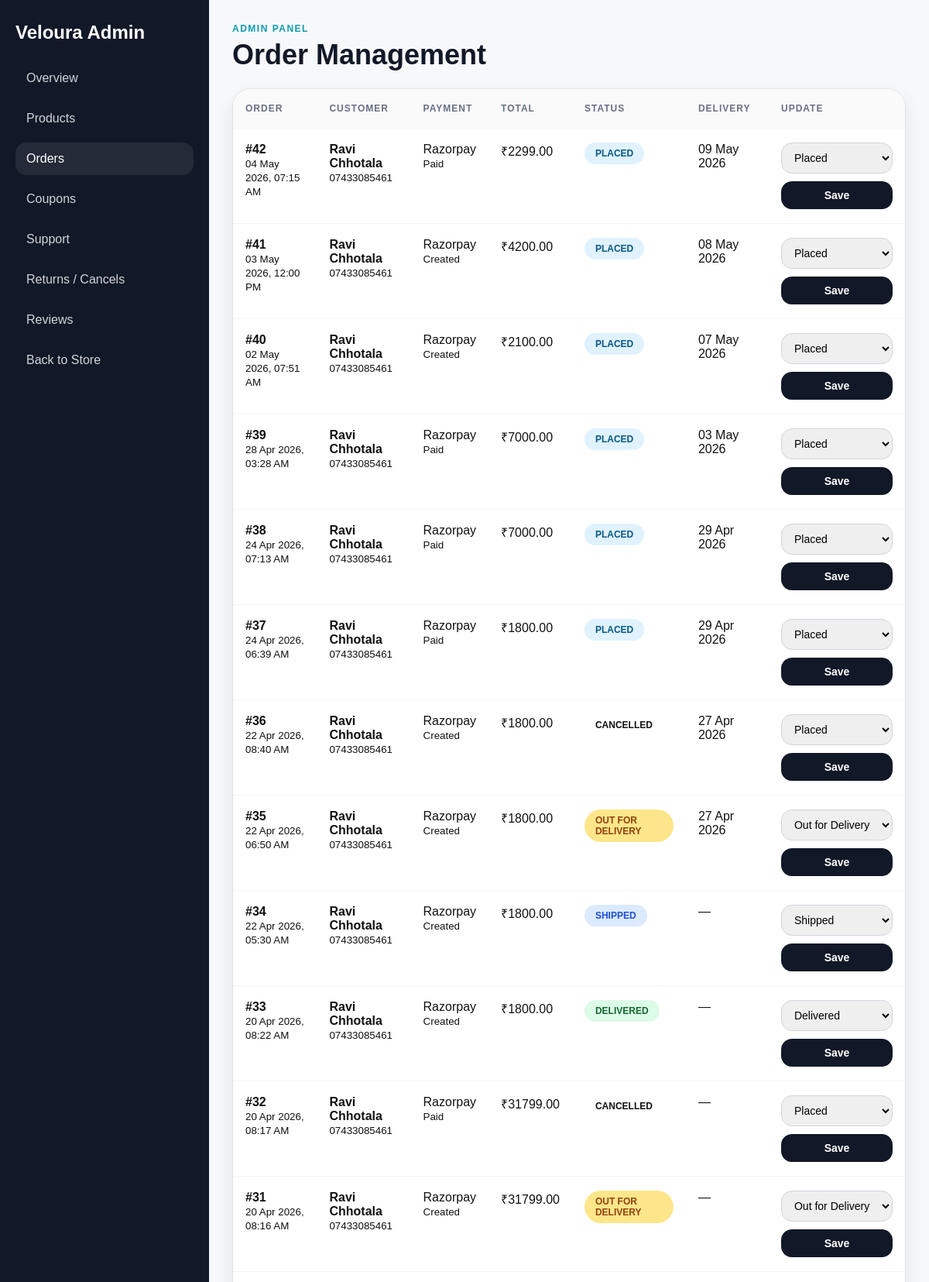
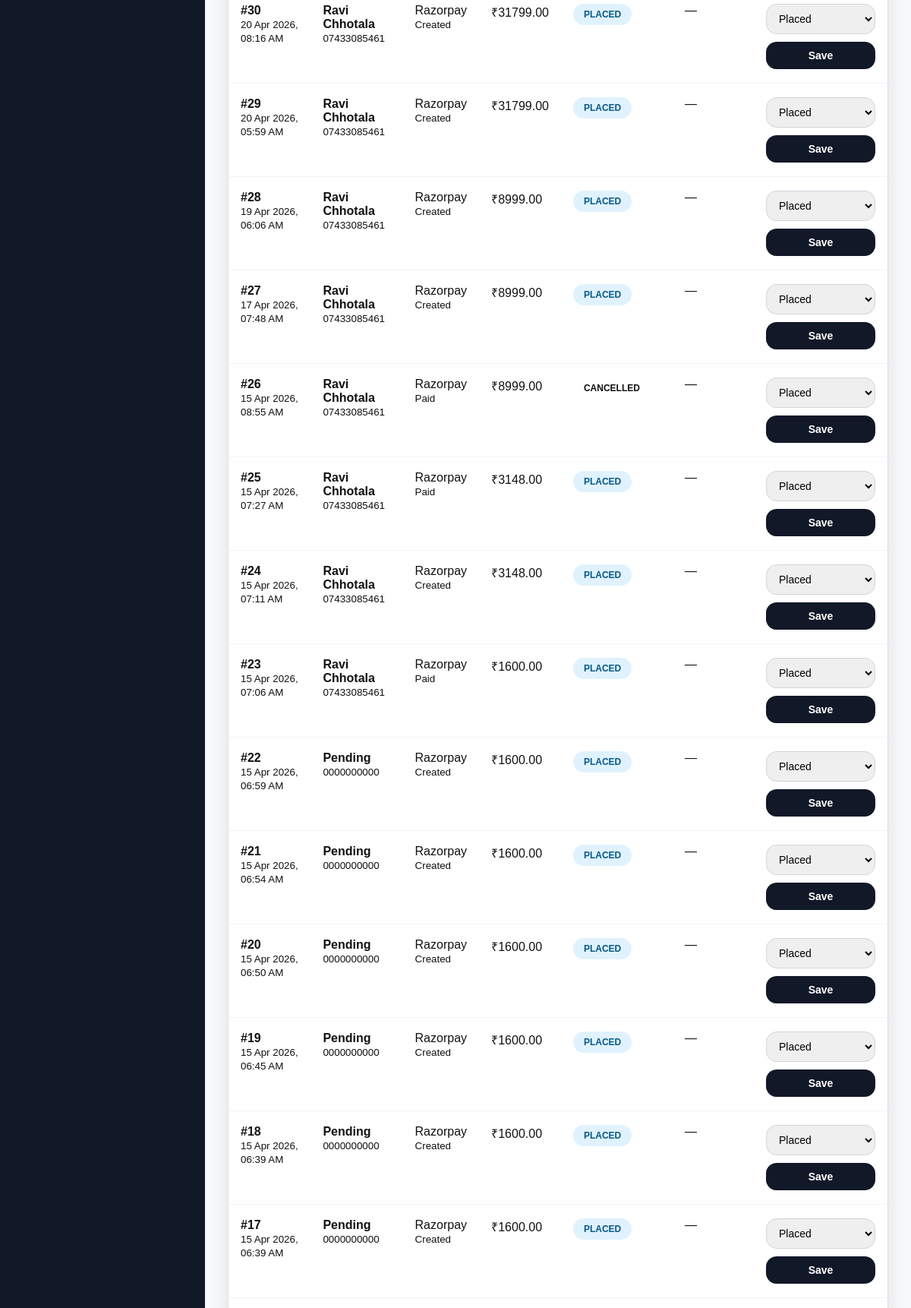
The app's page /dashboard/orders/ (signed in, upper part) with its own data (2 pictures, top to bottom).
### products/models.py (models this page shows, shortened)
class Order(models.Model):
    PAYMENT_PROVIDER_CHOICES = [
        ('razorpay', 'Razorpay'),
        ('stripe', 'Stripe'),
        ('cod', 'Cash on Delivery'),
    ]
    PAYMENT_STATUS_CHOICES = [
        ('pending', 'Pending'),
        ('created', 'Created'),
        ('paid', 'Paid'),
        ('failed', 'Failed'),
        ('cancelled', 'Cancelled'),
        ('refunded', 'Refunded'),
    ]
    ORDER_STATUS_CHOICES = [
    ('placed', 'Placed'),
    ('packed', 'Packed'),
    ('shipped', 'Shipped'),
    ('out_for_delivery', 'Out for Delivery'),
    ('delivered', 'Delivered'),
    ]
    order_status = models.CharField(
    max_length=30,
    choices=ORDER_STATUS_CHOICES,
    default='placed'
)
    estimated_delivery = models.DateField(blank=True, null=True)
    user = models.ForeignKey(User, on_delete=models.SET_NULL, null=True, blank=True)
    full_name = models.CharField(max_length=100)
    email = models.EmailField(blank=True, null=True)
    phone = models.CharField(max_length=15)
    address = models.TextField()
    total_amount = models.DecimalField(max_digits=10, decimal_places=2)
    payment_provider = models.CharField(max_length=20, choices=PAYMENT_PROVIDER_CHOICES, default='razorpay')
    payment_status = models.CharField(max_length=20, choices=PAYMENT_STATUS_CHOICES, default='pending')
    gateway_order_id = models.CharField(max_length=255, blank=True, null=True)
    gateway_payment_id = models.CharField(max_length=255, blank=True, null=True)
    gateway_signature = models.CharField(max_length=500, blank=True, null=True)
    stripe_session_id = models.CharField(max_length=255, blank=True, null=True)
    is_verified = models.BooleanField(default=False)
    created_at = models.DateTimeField(auto_now_add=True)

### products/views.py (the view)
# urls.py: path('dashboard/orders/', views.dashboard_orders, name='dashboard_orders'),
@login_required
def dashboard_orders(request):
    if not request.user.is_superuser:
        return redirect('/')
    orders = Order.objects.all().prefetch_related('items').order_by('-created_at')
    return render(request, 'dashboard/orders.html', {'orders': orders})

### products/context_processors.py (called while the page is built)
def cart_count(request):
    cart = request.session.get('cart', {})
    total_items = sum(item['quantity'] for item in cart.values())
    return {
        'cart_count': total_items
    }

def wishlist_count(request):
    wishlist = request.session.get('wishlist', {})
    return {
        'wishlist_count': len(wishlist)
    }

### templates/dashboard/orders.html (shortened to what this page needs)
{% load static %}
<!DOCTYPE html>
<html lang="en">
<head>
    <link rel="stylesheet" href="{% static 'style.css' %}">
</head>
<body>
<section class="dashboard-shell">
    <aside class="dashboard-sidebar">
        <h2>Veloura Admin</h2>
        <a href="{% url 'dashboard_overview' %}">Overview</a>
        <a href="{% url 'dashboard_products' %}">Products</a>
        <a href="{% url 'dashboard_orders' %}" class="active">Orders</a>
        <a href="{% url 'dashboard_coupons' %}">Coupons</a>
        <a href="{% url 'dashboard_support_tickets' %}">Support</a>
        <a href="{% url 'dashboard_order_requests' %}">Returns / Cancels</a>
        <a href="{% url 'dashboard_reviews' %}">Reviews</a>
        <a href="{% url 'home' %}">Back to Store</a>
    </aside>
    <main class="dashboard-main">
        <div class="dashboard-page-head">
            <div>
                <p class="dashboard-kicker">Admin Panel</p>
                <h1>Order Management</h1>
            </div>
        </div>
        <div class="dashboard-table-card">
            <div class="dashboard-table-wrap">
                <table class="dashboard-table">
                    <thead>
                        <tr>
                            <th>Order</th>
                            <th>Customer</th>
                            <th>Payment</th>
                            <th>Total</th>
                            <th>Status</th>
                            <th>Delivery</th>
                            <th>Update</th>
                        </tr>
                    </thead>
                    <tbody>
                        {% for order in orders %}
                        <tr>
                            <td>
                                <strong>#{{ order.id }}</strong><br>
                                <small>{{ order.created_at|date:"d M Y, h:i A" }}</small>
                            </td>
                            <td>
                                <strong>{{ order.full_name }}</strong><br>
                                <small>{{ order.phone }}</small>
                            </td>
                            <td>
                                <span>{{ order.payment_provider|title }}</span><br>
                                <small>{{ order.payment_status|title }}</small>
                            </td>
                            <td>₹{{ order.total_amount }}</td>
                            <td>
                                <span class="dashboard-status-badge {{ order.order_status }}">
                                    {{ order.get_order_status_display }}
                                </span>
                            </td>
                            <td>
                                {% if order.estimated_delivery %}
                                    {{ order.estimated_delivery|date:"d M Y" }}
                                {% else %}
                                    —
                                {% endif %}
                            </td>
                            <td>
                                <form method="post" action="{% url 'dashboard_update_order_status' order.id %}" class="dashboard-inline-form">
                                    <select name="order_status">
                                        <option value="placed" {% if order.order_status == 'placed' %}selected{% endif %}>Placed</option>
                                        <option value="shipped" {% if order.order_status == 'shipped' %}selected{% endif %}>Shipped</option>
                                        <option value="out_for_delivery" {% if order.order_status == 'out_for_delivery' %}selected{% endif %}>Out for Delivery</option>
                                        <option value="delivered" {% if order.order_status == 'delivered' %}selected{% endif %}>Delivered</option>
                                    </select>
                                    <button type="submit">Save</button>
                                </form>
                            </td>
                        </tr>
                        {% empty %}
                        <tr>
                            <td colspan="7">No orders found.</td>
                        </tr>
                        {% endfor %}
                    </tbody>
                </table>
            </div>
        </div>
    </main>
</section>
</body>
</html>

### records on screen
Order: id "42", created_at "04 May 2026, 07:15 AM", full_name "Ravi Chhotala", phone "07433085461", payment_provider "Razorpay", payment_status "Paid", total_amount "2299.00", order_status "PLACED", estimated_delivery "09 May 2026", order_status "Placed"
Order: id "41", created_at "03 May 2026, 12:00 PM", full_name "Ravi Chhotala", phone "07433085461", payment_provider "Razorpay", payment_status "Created", total_amount "4200.00", order_status "PLACED", estimated_delivery "08 May 2026", order_status "Placed"
Order: id "40", created_at "02 May 2026, 07:51 AM", full_name "Ravi Chhotala", phone "07433085461", payment_provider "Razorpay", payment_status "Created", total_amount "2100.00", order_status "PLACED", estimated_delivery "07 May 2026", order_status "Placed"
Order: id "39", created_at "28 Apr 2026, 03:28 AM", full_name "Ravi Chhotala", phone "07433085461", payment_provider "Razorpay", payment_status "Paid", total_amount "7000.00", order_status "PLACED", estimated_delivery "03 May 2026", order_status "Placed"
Order: id "38", created_at "24 Apr 2026, 07:13 AM", full_name "Ravi Chhotala", phone "07433085461", payment_provider "Razorpay", payment_status "Paid", total_amount "7000.00", order_status "PLACED", estimated_delivery "29 Apr 2026", order_status "Placed"
Order: id "37", created_at "24 Apr 2026, 06:39 AM", full_name "Ravi Chhotala", phone "07433085461", payment_provider "Razorpay", payment_status "Paid", total_amount "1800.00", order_status "PLACED", estimated_delivery "29 Apr 2026", order_status "Placed"
Order: id "36", created_at "22 Apr 2026, 08:40 AM", full_name "Ravi Chhotala", phone "07433085461", payment_provider "Razorpay", payment_status "Created", total_amount "1800.00", order_status "CANCELLED", estimated_delivery "27 Apr 2026"
Order: id "35", created_at "22 Apr 2026, 06:50 AM", full_name "Ravi Chhotala", phone "07433085461", payment_provider "Razorpay", payment_status "Created", total_amount "1800.00", order_status "OUT FOR DELIVERY", estimated_delivery "27 Apr 2026", order_status "Out for Delivery"
Order: id "34", created_at "22 Apr 2026, 05:30 AM", full_name "Ravi Chhotala", phone "07433085461", payment_provider "Razorpay", payment_status "Created", total_amount "1800.00", order_status "SHIPPED", order_status "Shipped"
Order: id "33", created_at "20 Apr 2026, 08:22 AM", full_name "Ravi Chhotala", phone "07433085461", payment_provider "Razorpay", payment_status "Created", total_amount "1800.00", order_status "DELIVERED", order_status "Delivered"
Order: id "32", created_at "20 Apr 2026, 08:17 AM", full_name "Ravi Chhotala", phone "07433085461", payment_provider "Razorpay", payment_status "Paid", total_amount "31799.00", order_status "CANCELLED"
Order: id "31", created_at "20 Apr 2026, 08:16 AM", full_name "Ravi Chhotala", phone "07433085461", payment_provider "Razorpay", payment_status "Created", total_amount "31799.00", order_status "OUT FOR DELIVERY", order_status "Out for Delivery"
Order: id "30", created_at "20 Apr 2026, 08:16 AM", full_name "Ravi Chhotala", phone "07433085461", payment_provider "Razorpay", payment_status "Created", total_amount "31799.00", order_status "PLACED", order_status "Placed"
Order: id "29", created_at "20 Apr 2026, 05:59 AM", full_name "Ravi Chhotala", phone "07433085461", payment_provider "Razorpay", payment_status "Created", total_amount "31799.00", order_status "PLACED", order_status "Placed"
Order: id "28", created_at "19 Apr 2026, 06:06 AM", full_name "Ravi Chhotala", phone "07433085461", payment_provider "Razorpay", payment_status "Created", total_amount "8999.00", order_status "PLACED", order_status "Placed"
Order: id "27", created_at "17 Apr 2026, 07:48 AM", full_name "Ravi Chhotala", phone "07433085461", payment_provider "Razorpay", payment_status "Created", total_amount "8999.00", order_status "PLACED", order_status "Placed"
Order: id "26", created_at "15 Apr 2026, 08:55 AM", full_name "Ravi Chhotala", phone "07433085461", payment_provider "Razorpay", payment_status "Paid", total_amount "8999.00", order_status "CANCELLED"
Order: id "25", created_at "15 Apr 2026, 07:27 AM", full_name "Ravi Chhotala", phone "07433085461", payment_provider "Razorpay", payment_status "Paid", total_amount "3148.00", order_status "PLACED", order_status "Placed"
Order: id "24", created_at "15 Apr 2026, 07:11 AM", full_name "Ravi Chhotala", phone "07433085461", payment_provider "Razorpay", payment_status "Created", total_amount "3148.00", order_status "PLACED", order_status "Placed"
Order: id "23", created_at "15 Apr 2026, 07:06 AM", full_name "Ravi Chhotala", phone "07433085461", payment_provider "Razorpay", payment_status "Paid", total_amount "1600.00", order_status "PLACED", order_status "Placed"
Order: id "22", created_at "15 Apr 2026, 06:59 AM", full_name "Pending", phone "0000000000", payment_provider "Razorpay", payment_status "Created", total_amount "1600.00", order_status "PLACED", order_status "Placed"
Order: id "21", created_at "15 Apr 2026, 06:54 AM", full_name "Pending", phone "0000000000", payment_provider "Razorpay", payment_status "Created", total_amount "1600.00", order_status "PLACED", order_status "Placed"
Order: id "20", created_at "15 Apr 2026, 06:50 AM", full_name "Pending", phone "0000000000", payment_provider "Razorpay", payment_status "Created", total_amount "1600.00", order_status "PLACED", order_status "Placed"
Order: id "19", created_at "15 Apr 2026, 06:45 AM", full_name "Pending", phone "0000000000", payment_provider "Razorpay", payment_status "Created", total_amount "1600.00", order_status "PLACED", order_status "Placed"
Order: id "18", created_at "15 Apr 2026, 06:39 AM", full_name "Pending", phone "0000000000", payment_provider "Razorpay", payment_status "Created", total_amount "1600.00", order_status "PLACED", order_status "Placed"
Order: id "17", created_at "15 Apr 2026, 06:39 AM", full_name "Pending", phone "0000000000", payment_provider "Razorpay", payment_status "Created", total_amount "1600.00", order_status "PLACED", order_status "Placed"
